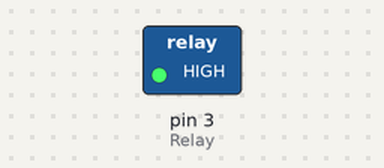
Bench run of a sketch on a simulated Arduino Uno, built with avr-gcc and run on an emulated ATmega328P. On the bench: switched loads named in the sketch (green lamp = pin HIGH). Dashed ring = blinking.

Above: at 0.5 s.
Timing chart, 0 to 4.6 s (numbered marks = the images above):
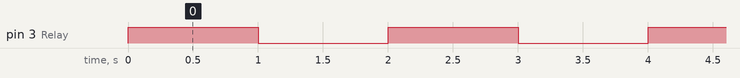

The sketch:

testcode_relay.ino
```cpp
/*
Test code for "Gravity Digitales 5A Relais Modul"
I used the same code to test the fan.
Relay is connected with the Arduino Pin 1=int Relay; Pin2: 5V; Pin3: GND
Relay is connected with the powersupply and the fan
COM with GND Fan // NO with GND powersupply (we used NO as normally opend to controll the fan)
NO -> if pin HIGH -> fan turns ON // if pin LOW -> fan turns OFF
plus powersupply directly to plus fan
*/

int Relay = 3; //Pin for

void setup()
{
  pinMode(Relay, OUTPUT);     //Set Pin3 as output
}
void loop()
{
  digitalWrite(Relay, HIGH);   //Turn on relay
  delay(1000);
  digitalWrite(Relay, LOW);    //Turn off relay
  delay(1000);
}
```

Measured:
- by itself, pin 3 (Relay): alternates HIGH for 1.0 s and LOW for 1.0 s
